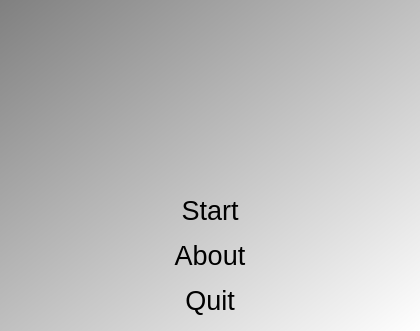
<?xml version="1.0" encoding="UTF-8"?>
<ui version="4.0">
 <class>QtQuadraticSolverMenuDialog</class>
 <widget class="QDialog" name="QtQuadraticSolverMenuDialog">
  <property name="geometry">
   <rect>
    <x>0</x>
    <y>0</y>
    <width>420</width>
    <height>331</height>
   </rect>
  </property>
  <property name="font">
   <font>
    <pointsize>20</pointsize>
   </font>
  </property>
  <property name="windowTitle">
   <string>QuadraticSolver</string>
  </property>
  <property name="styleSheet">
   <string notr="true">QDialog {
background-color: qlineargradient(x1: 0, y1: 0, x2: 1, y2: 1, stop: 0 #808080, stop: 1 #ffffff);
}
QPushButton { background-color: rgb(255, 255, 255); }
QPushButton { color: rgb(0,0,0); }
QPushButton { font: 48px, &quot;monospace&quot; }</string>
  </property>
  <layout class="QGridLayout" name="gridLayout">
   <item row="5" column="0">
    <widget class="QPushButton" name="button_quit">
     <property name="text">
      <string>Quit</string>
     </property>
     <property name="flat">
      <bool>true</bool>
     </property>
    </widget>
   </item>
   <item row="1" column="0">
    <widget class="QPushButton" name="button_start">
     <property name="text">
      <string>Start</string>
     </property>
     <property name="flat">
      <bool>true</bool>
     </property>
    </widget>
   </item>
   <item row="4" column="0">
    <widget class="QPushButton" name="button_about">
     <property name="text">
      <string>About</string>
     </property>
     <property name="flat">
      <bool>true</bool>
     </property>
    </widget>
   </item>
   <item row="0" column="0">
    <widget class="QLabel" name="label">
     <property name="text">
      <string/>
     </property>
     <property name="pixmap">
      <pixmap resource="QuadraticSolver.qrc">:/QuadraticSolver/images/QuadraticSolverFormula.svg</pixmap>
     </property>
     <property name="alignment">
      <set>Qt::AlignCenter</set>
     </property>
    </widget>
   </item>
  </layout>
 </widget>
 <tabstops>
  <tabstop>button_start</tabstop>
  <tabstop>button_about</tabstop>
  <tabstop>button_quit</tabstop>
 </tabstops>
 <resources>
  <include location="QuadraticSolver.qrc"/>
 </resources>
 <connections/>
</ui>
